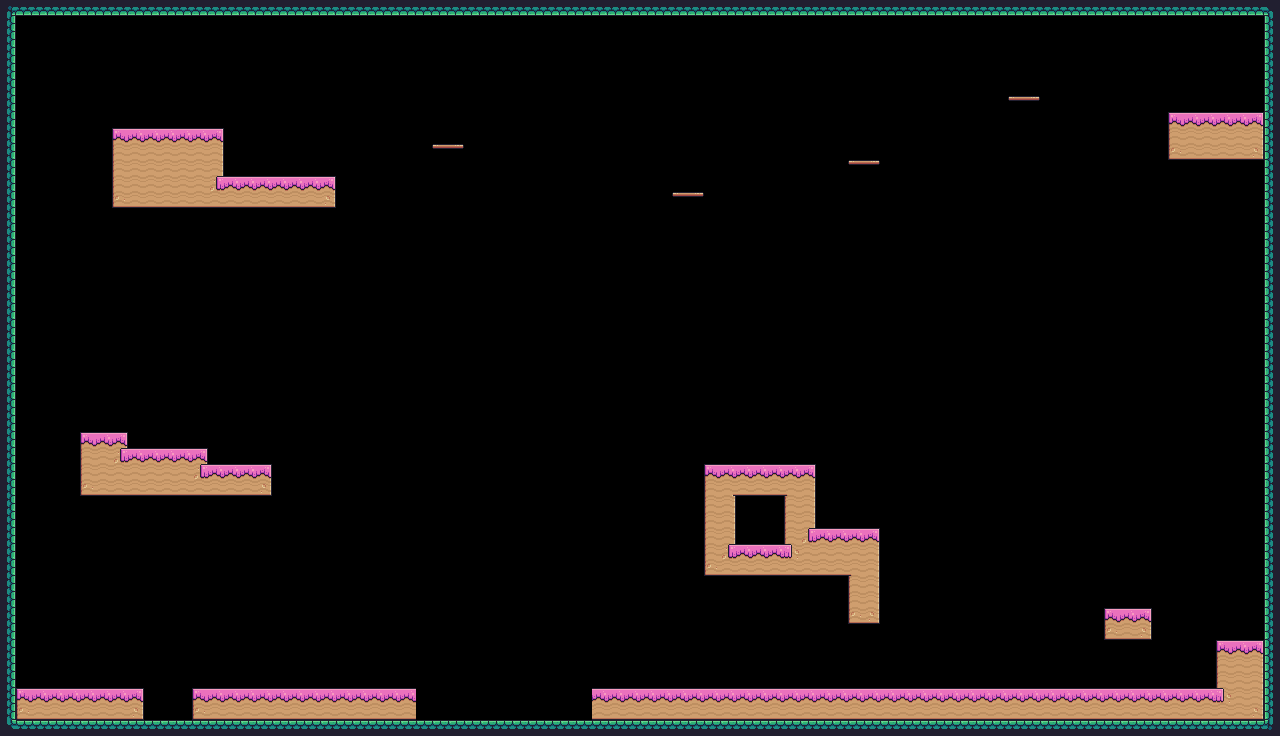

This game map was drawn from its Tiled (.tmx) file and the tilesets committed beside it. A one-line description and the trimmed map source follow:
An orthogonal 80x46 tile map with 16x16 px tiles, 1 tile layer (Background) and 54 objects (14x Spikes, 6x SecretWall, 4x DropPlatform, 4x Platform, 2x MovablePlatform, ...).

<map version="1.10" tiledversion="1.10.2" orientation="orthogonal" renderorder="right-down" width="80" height="46" tilewidth="16" tileheight="16" infinite="0" nextlayerid="5" nextobjectid="102">
 <tileset firstgid="1" source="TilesetTimeBeater.tsx" />
 <layer id="1" name="Background" width="80" height="46">
  <data>[3680 cells, 559 non-empty, 23 distinct tile ids]</data>
 </layer>
 <objectgroup id="3" name="Spawnpoints">
  <object id="22" name="Spikes" type="Spikes" x="144" y="704" width="16" height="16" />
  <object id="23" name="Spikes" type="Spikes" x="160" y="704" width="16" height="16" />
  <object id="24" name="Spikes" type="Spikes" x="176" y="704" width="16" height="16" />
  <object id="26" name="Player" type="Player" x="48" y="656" width="32" height="32" />
  <object id="33" name="MovablePlatform" type="MovablePlatform" x="1008" y="560" width="48" height="16">
   <properties>
    <property name="isVertical" type="bool" value="false" />
    <property name="numOfPlatforms" type="int" value="3" />
    <property name="offNeg" type="float" value="6" />
    <property name="offPos" type="float" value="0" />
   </properties>
  </object>
  <object id="34" name="Checkpoint" type="Checkpoint" x="1184" y="48" width="64" height="64">
   <properties>
    <property name="nextLevel" type="int" value="2" />
   </properties>
  </object>
  <object id="54" name="SecretWall" type="SecretWall" x="720" y="528" width="16" height="16">
   <properties>
    <property name="side" value="right" />
   </properties>
  </object>
  <object id="55" name="SecretWall" type="SecretWall" x="720" y="512" width="16" height="16">
   <properties>
    <property name="side" value="right" />
   </properties>
  </object>
  <object id="56" name="SecretWall" type="SecretWall" x="720" y="496" width="16" height="16">
   <properties>
    <property name="side" value="right" />
   </properties>
  </object>
  <object id="57" name="SecretWall" type="SecretWall" x="704" y="528" width="16" height="16">
   <properties>
    <property name="side" value="left" />
   </properties>
  </object>
  <object id="58" name="SecretWall" type="SecretWall" x="704" y="496" width="16" height="16">
   <properties>
    <property name="side" value="left" />
   </properties>
  </object>
  <object id="59" name="SecretWall" type="SecretWall" x="704" y="512" width="16" height="16">
   <properties>
    <property name="side" value="left" />
   </properties>
  </object>
  <object id="60" name="Apple" type="Fruit" x="752" y="512" width="32" height="32" />
  <object id="61" name="Apple" type="Fruit" x="752" y="512" width="32" height="32" />
  <object id="62" name="MovablePlatform" type="MovablePlatform" x="16" y="432" width="64" height="16">
   <properties>
    <property name="isVertical" type="bool" value="true" />
    <property name="numOfPlatforms" type="int" value="4" />
    <property name="offNeg" type="float" value="19" />
    <property name="offPos" type="float" value="0" />
   </properties>
  </object>
  <object id="82" name="DropPlatform" type="DropPlatform" x="608" y="464" width="48" height="16">
   <properties>
    <property name="numOfPlatforms" type="int" value="3" />
    <property name="offNeg" type="float" value="0" />
    <property name="offPos" type="float" value="15" />
   </properties>
  </object>
  <object id="83" name="DropPlatform" type="DropPlatform" x="512" y="464" width="48" height="16">
   <properties>
    <property name="numOfPlatforms" type="int" value="3" />
    <property name="offNeg" type="float" value="0" />
    <property name="offPos" type="float" value="15" />
   </properties>
  </object>
  <object id="84" name="DropPlatform" type="DropPlatform" x="416" y="464" width="48" height="16">
   <properties>
    <property name="numOfPlatforms" type="int" value="3" />
    <property name="offNeg" type="float" value="0" />
    <property name="offPos" type="float" value="15" />
   </properties>
  </object>
  <object id="85" name="DropPlatform" type="DropPlatform" x="320" y="464" width="48" height="16">
   <properties>
    <property name="numOfPlatforms" type="int" value="3" />
    <property name="offNeg" type="float" value="0" />
    <property name="offPos" type="float" value="15" />
   </properties>
  </object>
  <object id="86" name="Spikes" type="Spikes" x="416" y="704" width="16" height="16" />
  <object id="87" name="Spikes" type="Spikes" x="432" y="704" width="16" height="16" />
  <object id="88" name="Spikes" type="Spikes" x="448" y="704" width="16" height="16" />
  <object id="89" name="Spikes" type="Spikes" x="464" y="704" width="16" height="16" />
  <object id="90" name="Spikes" type="Spikes" x="480" y="704" width="16" height="16" />
  <object id="91" name="Spikes" type="Spikes" x="496" y="704" width="16" height="16" />
  <object id="92" name="Spikes" type="Spikes" x="512" y="704" width="16" height="16" />
  <object id="93" name="Spikes" type="Spikes" x="528" y="704" width="16" height="16" />
  <object id="94" name="Spikes" type="Spikes" x="544" y="704" width="16" height="16" />
  <object id="95" name="Spikes" type="Spikes" x="560" y="704" width="16" height="16" />
  <object id="96" name="Spikes" type="Spikes" x="576" y="704" width="16" height="16" />
 </objectgroup>
 <objectgroup id="2" name="Collisions">
  <object id="1" x="848" y="544" width="32" height="80" />
  <object id="2" x="704" y="544" width="144" height="32" />
  <object id="3" x="704" y="464" width="112" height="32" />
  <object id="4" x="784" y="496" width="32" height="48" />
  <object id="5" x="16" y="688" width="128" height="32" />
  <object id="7" x="1104" y="608" width="48" height="32" />
  <object id="8" x="1216" y="640" width="48" height="48" />
  <object id="9" x="80" y="432" width="48" height="64" />
  <object id="10" x="128" y="448" width="80" height="48" />
  <object id="11" x="208" y="464" width="64" height="32" />
  <object id="12" x="1168" y="112" width="96" height="48" />
  <object id="13" x="112" y="128" width="112" height="80" />
  <object id="14" x="224" y="176" width="112" height="32" />
  <object id="15" name="Platform" type="Platform" x="432" y="145" width="32" height="16" />
  <object id="16" name="Platform" type="Platform" x="672" y="193" width="32" height="16" />
  <object id="17" name="Platform" type="Platform" x="848" y="161" width="32" height="16" />
  <object id="18" name="Platform" type="Platform" x="1008" y="97" width="32" height="16" />
  <object id="27" x="0" y="0" width="16" height="736" />
  <object id="28" x="1264" y="0" width="16" height="736" />
  <object id="30" x="0" y="0" width="1280" height="16" />
  <object id="31" x="0" y="720" width="1280" height="16" />
  <object id="36" x="816" y="528" width="64" height="16" />
  <object id="97" x="192" y="688" width="224" height="32" />
  <object id="98" x="592" y="688" width="672" height="32" />
 </objectgroup>
</map>
